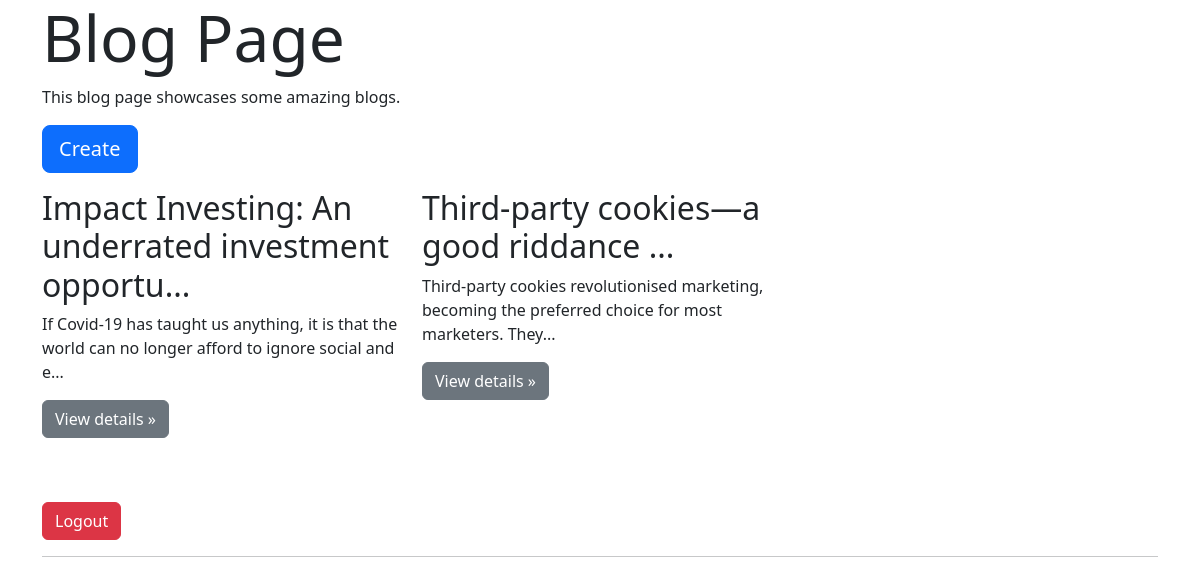
The page / (signed in) on the database its author committed.
### blog/models.py (models this page shows)
class BlogPost(models.Model):
    user = models.ForeignKey(User, on_delete=models.SET_NULL, null=True, blank=True)
    heading = models.CharField(max_length=100)
    body = models.TextField()
    image = models.ImageField(upload_to='blog_images/',blank=True, null=True)

### blog/views.py (the view)
# urls.py: path('', all_blogs, name='all_blogs'),
@login_required(login_url="/login")
def all_blogs(request):
    all_blogs = BlogPost.objects.all()
    return render(request, 'blog/all_blogs.html', context={'blogs': all_blogs})

### blog/templates/blog/all_blogs.html
<!DOCTYPE html>
{% extends 'blog/base.html' %}
{% block content %}
              <div class="jumbotron">
                <div class="container">
                  <h1 class="display-3">Blog Page</h1>
                  <p>This blog page showcases some amazing blogs.</p>
                  <p><a class="btn btn-primary btn-lg" href="create/" role="button">Create</a></p>
                </div>
              </div>
              <div class="container">
                <div class="row">
                    {% for blog in blogs%}
                        <div class="col-md-4 mb-5">
                            <h2>{{blog.heading|slice:50}}...</h2>
                            <p>{{blog.body|slice:100}}... </p>
                            <p><a class="btn btn-secondary" href="blog/{{blog.id}}" role="button">View details »</a></p>
                        </div>
                    {% endfor %}
                </div>
                <p><a class="btn btn-danger btn-md" href="logout/" role="button">Logout</a></p>
                <hr>
              </div>
{% endblock%}

### rows shown on the page
BlogPost: heading "Impact Investing: An underrated investment opportu", body "If Covid-19 has taught us anything, it is that the world can no longer afford to ignore social and e"
BlogPost: heading "Third-party cookies—a good riddance", body "Third-party cookies revolutionised marketing, becoming the preferred choice for most marketers. They"
